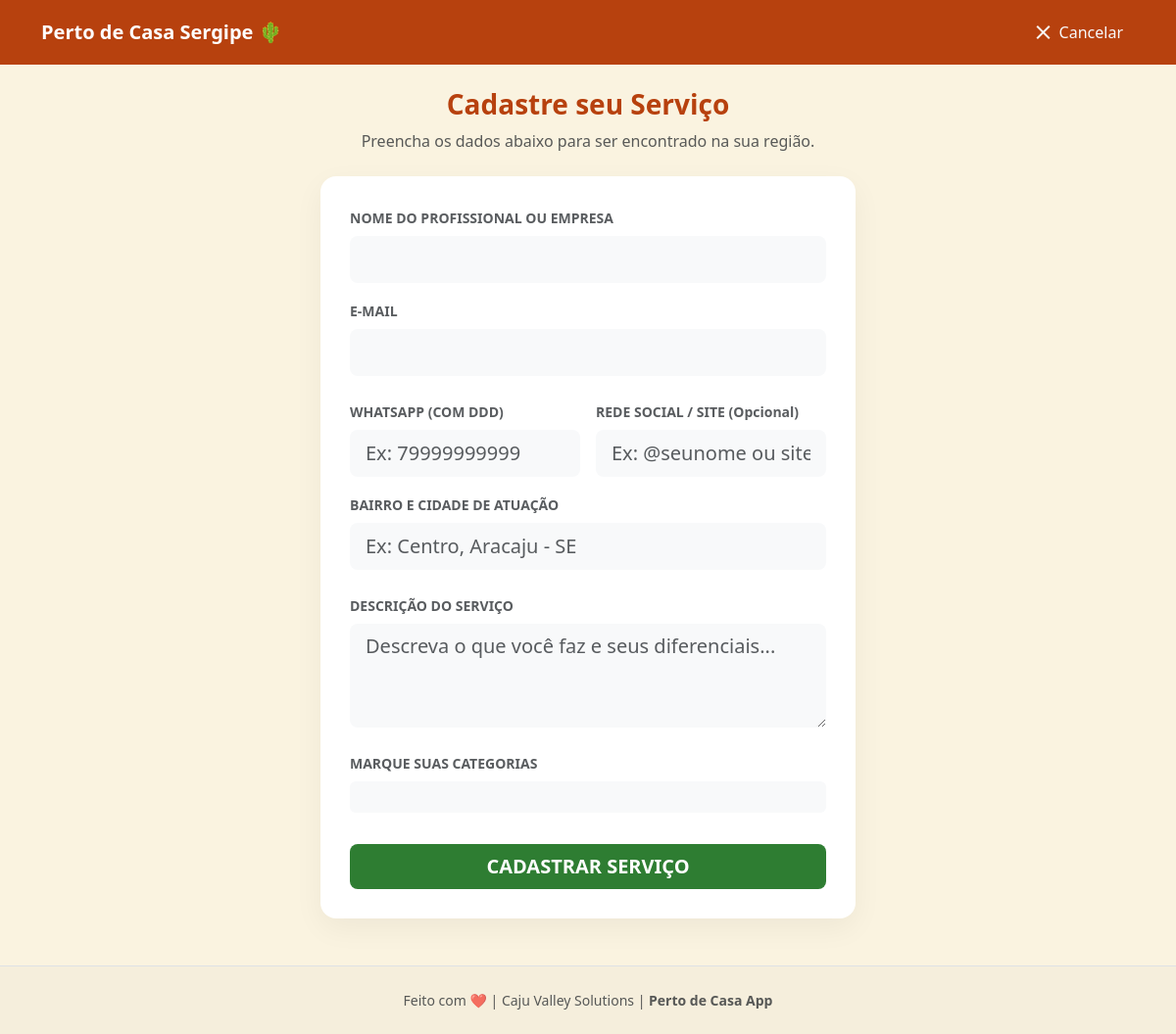
Page /cadastro on the earlier database version.
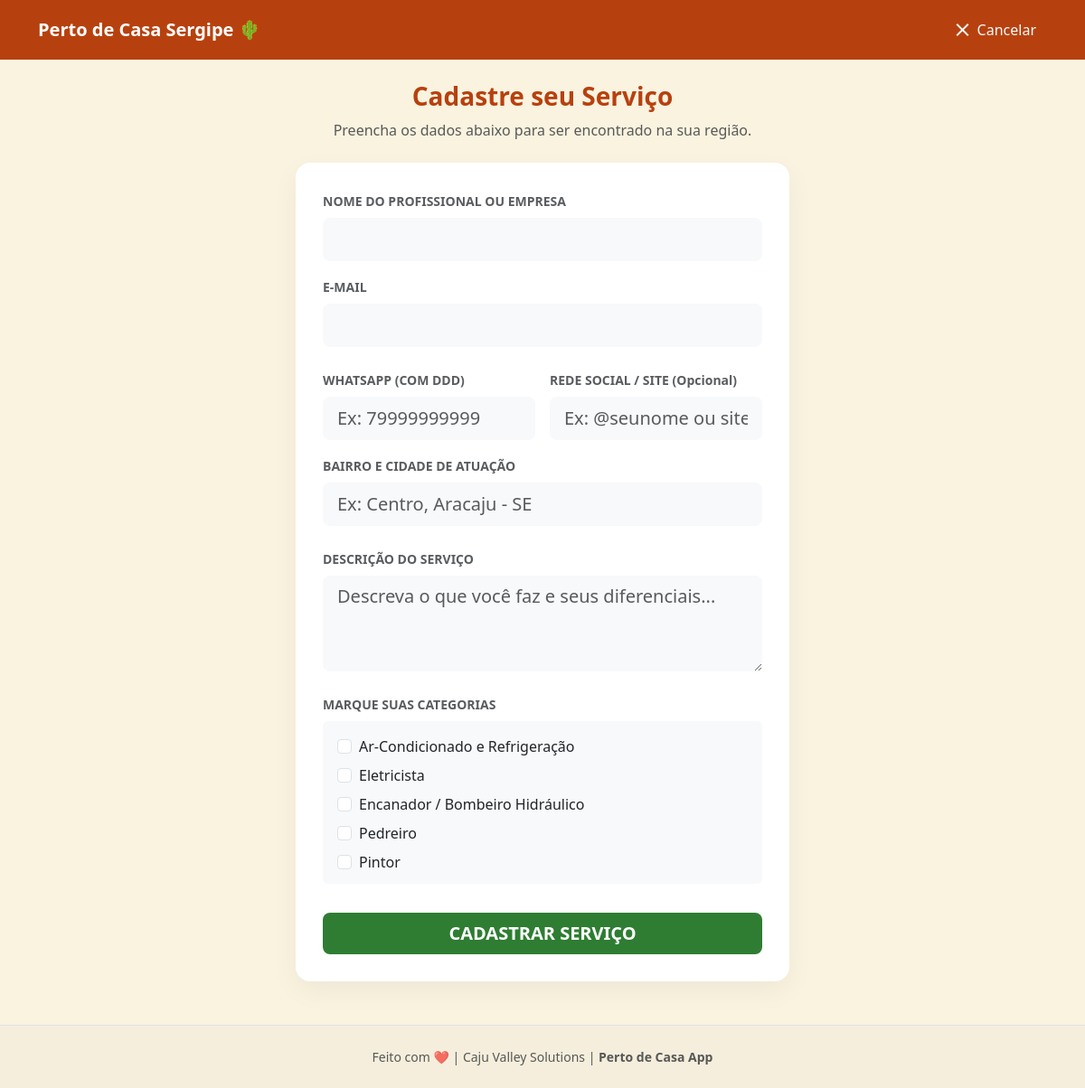
Same page on the later database version.
### models.py (models this page shows)
class Category(Base):
    __tablename__ = "categories"
    id = Column(Integer, primary_key=True, index=True)
    name = Column(String, unique=True)
    slug = Column(String, unique=True)
    providers = relationship("Provider", secondary=provider_category, backref="category_list")

### app.py (the view)
@app.get("/cadastro", response_class=HTMLResponse)
def view_cadastro(request: Request, db: Session = Depends(get_db)):
    categorias = db.query(Category).all()
    return templates.TemplateResponse("cadastro.html", {
        "request": request,
        "categorias": categorias
    })

### templates/cadastro.html (shortened to what the changed rows need)
<!DOCTYPE html>
<html lang="pt-br">
<head>
    <link href="https://cdn.jsdelivr.net/npm/bootstrap@5.3.0/dist/css/bootstrap.min.css" rel="stylesheet">
</head>
<body>
    <div class="container pb-5 flex-grow-1">
        <div class="row justify-content-center">
            <div class="col-md-8 col-lg-6">
                <div class="caixa-form">
                    <form action="/cadastro" method="post">
                        <div class="mb-4">
                            <label class="form-label text-muted small fw-bold">MARQUE SUAS CATEGORIAS</label>
                            <div class="p-3 border-0 bg-light rounded" style="max-height: 180px; overflow-y: auto;">
                                {% for cat in categorias %}
                                <div class="form-check mb-2">
                                    <input class="form-check-input" type="checkbox" name="category_ids" value="{{ cat.id }}" id="cat{{ cat.id }}">
                                    <label class="form-check-label" for="cat{{ cat.id }}">{{ cat.name }}</label>
                                </div>
                                {% endfor %}
                            </div>
                        </div>
                    </form>
                </div>
            </div>
        </div>
    </div>
</body>
</html>

Differences in the rows shown:
added Category: name "Ar-Condicionado e Refrigeração"
added Category: name "Eletricista"
added Category: name "Encanador / Bombeiro Hidráulico"
added Category: name "Pedreiro"
added Category: name "Pintor"
